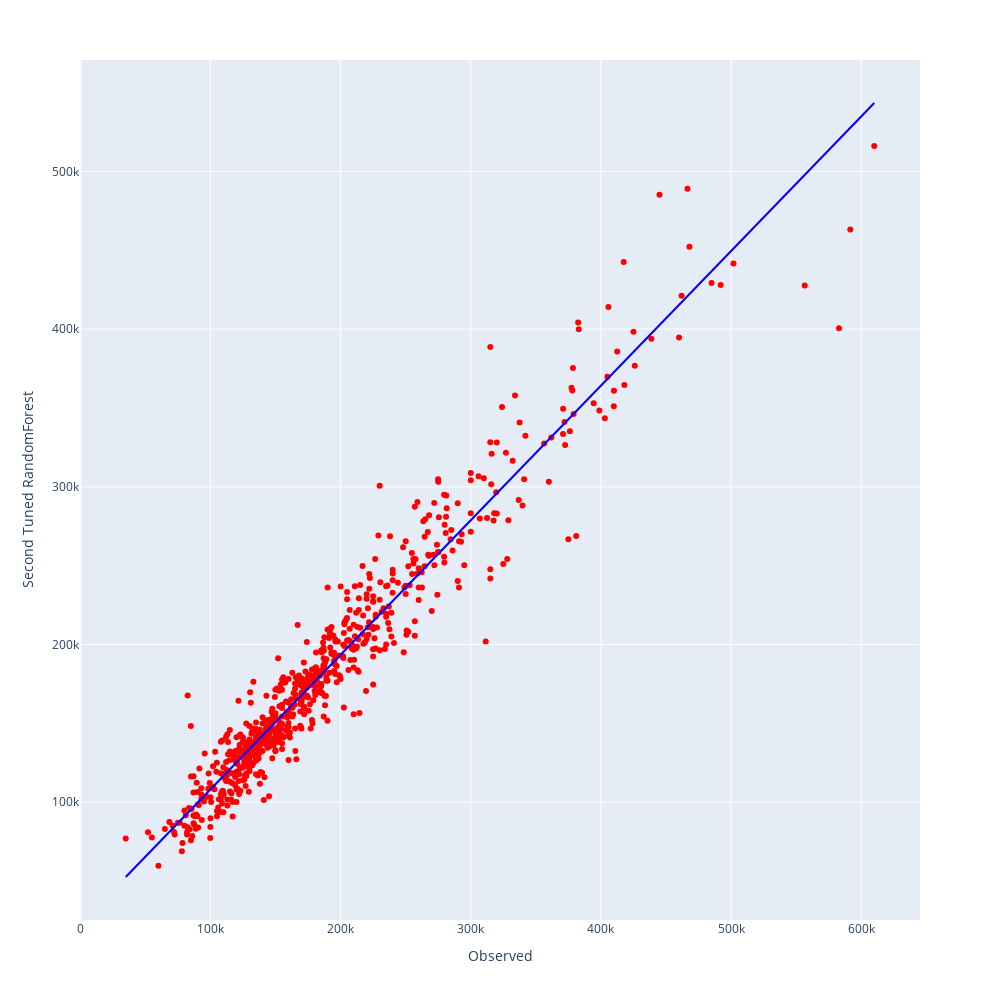

Notebook cell for this chart:
### Markdown cell above
## 2nd Tuned Random Forest - Visualizziamo i valori predetti vs i valori reali osservati

### Code cell
fig =px.scatter(results, x="Observed", y="Second Tuned RandomForest", color_discrete_sequence=['red'],trendline="ols",trendline_color_override='blue',height=1000, width=1000)
fig.show()

### Figure 1 — Plotly figure (JSON) as saved in the notebook; plotly's stock layout.template omitted (floating-point values rounded to 4 significant figures; data arrays with more than 128 entries replaced by an {"elided": "..."} marker saying what was removed)
{"data": [{"hovertemplate": "Observed=%{x}<br>Second Tuned RandomForest=%{y}<extra></extra>", "legendgroup": "", "marker": {"color": "red", "symbol": "circle"}, "mode": "markers", "name": "", "orientation": "v", "showlegend": false, "type": "scatter", "x": {"elided": "733 int values"}, "xaxis": "x", "y": {"elided": "733 float values"}, "yaxis": "y"}, {"hovertemplate": "<b>OLS trendline</b><br>Second Tuned RandomForest = 0.853426 * Observed + 22805.1<br>R<sup>2</sup>=0.932250<br><br>Observed=%{x}<br>Second Tuned RandomForest=%{y} <b>(trend)</b><extra></extra>", "legendgroup": "", "line": {"color": "blue"}, "marker": {"color": "red", "symbol": "circle"}, "mode": "lines", "name": "", "showlegend": false, "type": "scatter", "x": {"elided": "733 int values"}, "xaxis": "x", "y": {"elided": "733 float values"}, "yaxis": "y"}], "layout": {"height": 1000, "legend": {"tracegroupgap": 0}, "margin": {"t": 60}, "width": 1000, "xaxis": {"anchor": "y", "domain": [0, 1], "title": {"text": "Observed"}}, "yaxis": {"anchor": "x", "domain": [0, 1], "title": {"text": "Second Tuned RandomForest"}}}}
